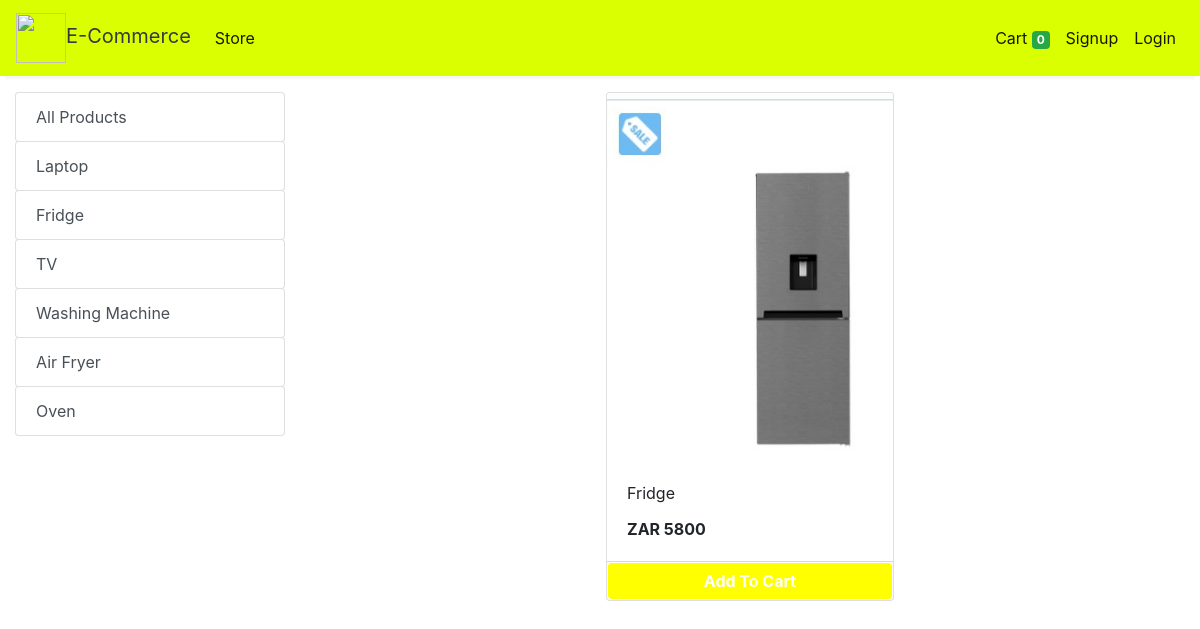
The page /store?category=32 on the database its author committed.
### store/models/category.py (models this page shows, shortened)
class Category(models.Model):
    name= models.CharField(max_length=50)
    @staticmethod
    def get_all_categories():
        return Category.objects.all()

### store/models/product.py (models this page shows, shortened)
class Products(models.Model):
    name = models.CharField(max_length=60)
    price= models.IntegerField(default=0)
    category= models.ForeignKey(Category,on_delete=models.CASCADE,default=1 )
    description= models.CharField(max_length=250, default='', blank=True, null= True)
    image= models.ImageField(upload_to='uploads/products/')
    @staticmethod
    def get_all_products_by_categoryid(category_id):
        if category_id:
            return Products.objects.filter (category=category_id)
        else:
            return Products.get_all_products();

### store/views/home.py (the view)
# urls.py: path('' , include('store.urls'))
def store(request):
    cart = request.session.get('cart')
    if not cart:
        request.session['cart'] = {}
    products = None
    categories = Category.get_all_categories()
    categoryID = request.GET.get('category')
    if categoryID:
        products = Products.get_all_products_by_categoryid(categoryID)
    else:
        products = Products.get_all_products();
    data = {}
    data['products'] = products
    data['categories'] = categories
    print('you are : ', request.session.get('email'))
    return render(request, 'index.html', data)

### store/templatetags/cart.py (called while the page is built)
@register.filter (name='is_in_cart')
def is_in_cart(product, cart):
    keys = cart.keys ()
    for id in keys:
        if int (id) == product.id:
            return True
    return False;

### store/templatetags/custom_filter.py (called while the page is built)
@register.filter(name='currency')
def currency(number):
    return "ZAR "+str(number)

### store/templates/index.html (shortened to what this page needs)
{% extends 'base.html' %}
{% load static %}
{% block content %}
{% load cart %}
{% load custom_filter %}
<div class="container-fluid mt-3">
	<div class="row">
		<div class="col-lg-3 mx-auto">
			<div class="list-group">
				<a href="/" class="list-group-item list-group-item-action btn btn-outline-success">All Products</a>
				{% for category in categories %}
				<a href="/?category={{category.id}}"
					class="list-group-item list-group-item-action btn btn-outline-success ">{{category.name}}</a>
				{% endfor %}
			</div>
		</div>
		<div id='products' class="col-lg-9 mx-auto">
			<div class="row mx-auto">
				{% for product in products %}
				<div class="card mx-auto mb-3" id={{product.id}} style="width: 18rem;">
					<img class="card-img-top" src="{{product.image.url}}" alt="Card image cap">
					<div class="card-body">
						<p class="card-title">{{product.name}}</p>
						<p class="card-text"><b>{{product.price|currency}}</b></p>
					</div>
					<div class="card-footer p-0 no-gutters">
						{% if product|is_in_cart:request.session.cart %}
						<div class="row no-gutters">
							<form action="/#{{product.id}}" class="col-2 " method="post">
								{% csrf_token %}
								<input hidden type="text" name='product' value='{{product.id}}'>
								<input hidden type="text" name='remove' value='True'>
								<input type="submit" value=" - " class="btn btn-block btn-success border-right">
							</form>
							<div class="text-center col btn btn-success">{{product|cart_quantity:request.session.cart}} in Cart</div>
							<form action="/#{{product.id}}" class="col-2 " method="post">
								{% csrf_token %}
								<input hidden type="text" name='product' value='{{product.id}}'>
								<input type="submit" value=" + " class="btn btn-block btn-success border-left">
							</form>
						</div>
						{% else %}
						<form action="/#{{product.id}}" method="POST" class="btn-block">
							<input type="submit" class="float-right btn btn-success form-control" style="background-color:yellow;border-color: white;font-weight: bolder;"
								value="Add To Cart">
						</form>
						{% endif %}
					</div>
				</div>
				{% endfor %}
			</div>
		</div>
	</div>
</div>
{% endblock %}

### rows shown on the page
Category: name "Laptop"
Category: name "Fridge"
Category: name "TV"
Category: name "Washing Machine"
Category: name "Air Fryer"
Category: name "Oven"
Products: image (picture), name "Fridge", price "ZAR 5800"

### other values the page prints
{{ request.session.cart.keys|length }} "0"
